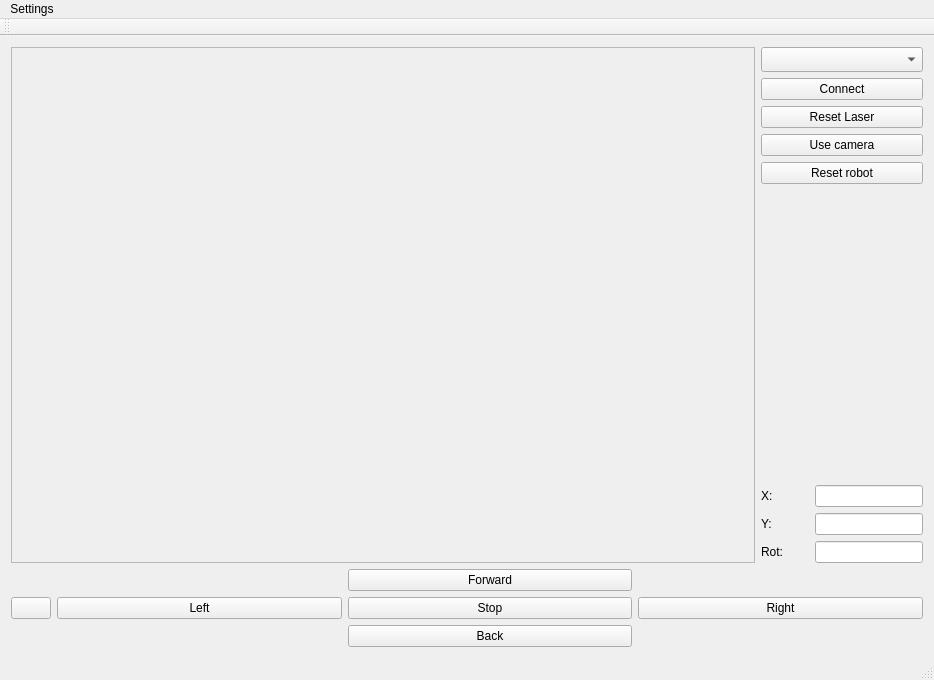
<?xml version="1.0" encoding="UTF-8"?>
<ui version="4.0">
 <class>MainWindow</class>
 <widget class="QMainWindow" name="MainWindow">
  <property name="geometry">
   <rect>
    <x>0</x>
    <y>0</y>
    <width>934</width>
    <height>680</height>
   </rect>
  </property>
  <property name="windowTitle">
   <string>MainWindow</string>
  </property>
  <widget class="QWidget" name="centralWidget">
   <layout class="QGridLayout" name="gridLayout">
    <item row="0" column="5">
     <layout class="QGridLayout" name="topGridLayout">
      <item row="0" column="4">
       <layout class="QVBoxLayout" name="verticalLayout">
        <item>
         <layout class="QVBoxLayout" name="topRightLayout">
          <item alignment="Qt::AlignHCenter">
           <widget class="QComboBox" name="ipComboBox">
            <property name="enabled">
             <bool>true</bool>
            </property>
            <property name="sizePolicy">
             <sizepolicy hsizetype="Fixed" vsizetype="Fixed">
              <horstretch>0</horstretch>
              <verstretch>0</verstretch>
             </sizepolicy>
            </property>
            <property name="minimumSize">
             <size>
              <width>162</width>
              <height>25</height>
             </size>
            </property>
            <property name="maximumSize">
             <size>
              <width>200</width>
              <height>16777215</height>
             </size>
            </property>
            <property name="iconSize">
             <size>
              <width>16</width>
              <height>16</height>
             </size>
            </property>
           </widget>
          </item>
          <item alignment="Qt::AlignHCenter">
           <widget class="QPushButton" name="pushButton_9">
            <property name="sizePolicy">
             <sizepolicy hsizetype="Fixed" vsizetype="Fixed">
              <horstretch>0</horstretch>
              <verstretch>0</verstretch>
             </sizepolicy>
            </property>
            <property name="minimumSize">
             <size>
              <width>162</width>
              <height>0</height>
             </size>
            </property>
            <property name="text">
             <string>Connect</string>
            </property>
           </widget>
          </item>
          <item alignment="Qt::AlignHCenter">
           <widget class="QPushButton" name="pushButton_7">
            <property name="sizePolicy">
             <sizepolicy hsizetype="Fixed" vsizetype="Fixed">
              <horstretch>0</horstretch>
              <verstretch>0</verstretch>
             </sizepolicy>
            </property>
            <property name="minimumSize">
             <size>
              <width>162</width>
              <height>0</height>
             </size>
            </property>
            <property name="text">
             <string>Reset Laser</string>
            </property>
           </widget>
          </item>
          <item alignment="Qt::AlignHCenter">
           <widget class="QPushButton" name="pushButton">
            <property name="sizePolicy">
             <sizepolicy hsizetype="Fixed" vsizetype="Fixed">
              <horstretch>0</horstretch>
              <verstretch>0</verstretch>
             </sizepolicy>
            </property>
            <property name="minimumSize">
             <size>
              <width>162</width>
              <height>0</height>
             </size>
            </property>
            <property name="text">
             <string>Use camera</string>
            </property>
           </widget>
          </item>
          <item alignment="Qt::AlignHCenter">
           <widget class="QPushButton" name="pushButton_8">
            <property name="sizePolicy">
             <sizepolicy hsizetype="Fixed" vsizetype="Fixed">
              <horstretch>0</horstretch>
              <verstretch>0</verstretch>
             </sizepolicy>
            </property>
            <property name="minimumSize">
             <size>
              <width>162</width>
              <height>0</height>
             </size>
            </property>
            <property name="text">
             <string>Reset robot</string>
            </property>
           </widget>
          </item>
         </layout>
        </item>
        <item>
         <spacer name="verticalSpacer_2">
          <property name="orientation">
           <enum>Qt::Vertical</enum>
          </property>
          <property name="sizeHint" stdset="0">
           <size>
            <width>20</width>
            <height>40</height>
           </size>
          </property>
         </spacer>
        </item>
        <item>
         <layout class="QVBoxLayout" name="verticalLayout_2">
          <item>
           <layout class="QGridLayout" name="gridLayout_3">
            <item row="2" column="1">
             <widget class="QLineEdit" name="lineEdit_3">
              <property name="sizePolicy">
               <sizepolicy hsizetype="Fixed" vsizetype="Fixed">
                <horstretch>0</horstretch>
                <verstretch>0</verstretch>
               </sizepolicy>
              </property>
              <property name="focusPolicy">
               <enum>Qt::NoFocus</enum>
              </property>
              <property name="readOnly">
               <bool>true</bool>
              </property>
             </widget>
            </item>
            <item row="3" column="1">
             <widget class="QLineEdit" name="lineEdit_4">
              <property name="sizePolicy">
               <sizepolicy hsizetype="Fixed" vsizetype="Fixed">
                <horstretch>0</horstretch>
                <verstretch>0</verstretch>
               </sizepolicy>
              </property>
              <property name="focusPolicy">
               <enum>Qt::NoFocus</enum>
              </property>
              <property name="readOnly">
               <bool>true</bool>
              </property>
             </widget>
            </item>
            <item row="1" column="0">
             <widget class="QLabel" name="label">
              <property name="text">
               <string>X:</string>
              </property>
             </widget>
            </item>
            <item row="3" column="0">
             <widget class="QLabel" name="label_3">
              <property name="text">
               <string>Rot:</string>
              </property>
             </widget>
            </item>
            <item row="2" column="0">
             <widget class="QLabel" name="label_2">
              <property name="text">
               <string>Y:</string>
              </property>
             </widget>
            </item>
            <item row="1" column="1">
             <widget class="QLineEdit" name="lineEdit_2">
              <property name="sizePolicy">
               <sizepolicy hsizetype="Fixed" vsizetype="Fixed">
                <horstretch>0</horstretch>
                <verstretch>0</verstretch>
               </sizepolicy>
              </property>
              <property name="focusPolicy">
               <enum>Qt::NoFocus</enum>
              </property>
              <property name="readOnly">
               <bool>true</bool>
              </property>
             </widget>
            </item>
           </layout>
          </item>
         </layout>
        </item>
       </layout>
      </item>
      <item row="0" column="2">
       <widget class="QFrame" name="frame">
        <property name="sizePolicy">
         <sizepolicy hsizetype="MinimumExpanding" vsizetype="Expanding">
          <horstretch>0</horstretch>
          <verstretch>0</verstretch>
         </sizepolicy>
        </property>
        <property name="minimumSize">
         <size>
          <width>600</width>
          <height>450</height>
         </size>
        </property>
        <property name="frameShape">
         <enum>QFrame::StyledPanel</enum>
        </property>
        <property name="frameShadow">
         <enum>QFrame::Raised</enum>
        </property>
       </widget>
      </item>
     </layout>
    </item>
    <item row="1" column="5">
     <layout class="QHBoxLayout" name="controllerLayout">
      <item>
       <widget class="QPushButton" name="emgStopButton">
        <property name="text">
         <string/>
        </property>
        <property name="icon">
         <iconset resource="demoRMR.qrc">
          <normaloff>:/img/emergency_stop_button.png</normaloff>:/img/emergency_stop_button.png</iconset>
        </property>
        <property name="iconSize">
         <size>
          <width>100</width>
          <height>100</height>
         </size>
        </property>
       </widget>
      </item>
      <item>
       <layout class="QGridLayout" name="gridLayout_2">
        <item row="1" column="2">
         <widget class="QPushButton" name="pushButton_5">
          <property name="sizePolicy">
           <sizepolicy hsizetype="Expanding" vsizetype="Fixed">
            <horstretch>0</horstretch>
            <verstretch>0</verstretch>
           </sizepolicy>
          </property>
          <property name="text">
           <string>Right</string>
          </property>
         </widget>
        </item>
        <item row="0" column="1">
         <widget class="QPushButton" name="pushButton_2">
          <property name="sizePolicy">
           <sizepolicy hsizetype="Expanding" vsizetype="Fixed">
            <horstretch>0</horstretch>
            <verstretch>0</verstretch>
           </sizepolicy>
          </property>
          <property name="text">
           <string>Forward</string>
          </property>
         </widget>
        </item>
        <item row="1" column="1">
         <widget class="QPushButton" name="pushButton_4">
          <property name="sizePolicy">
           <sizepolicy hsizetype="Expanding" vsizetype="Fixed">
            <horstretch>0</horstretch>
            <verstretch>0</verstretch>
           </sizepolicy>
          </property>
          <property name="text">
           <string>Stop</string>
          </property>
         </widget>
        </item>
        <item row="2" column="1">
         <widget class="QPushButton" name="pushButton_3">
          <property name="sizePolicy">
           <sizepolicy hsizetype="Expanding" vsizetype="Fixed">
            <horstretch>0</horstretch>
            <verstretch>0</verstretch>
           </sizepolicy>
          </property>
          <property name="text">
           <string>Back</string>
          </property>
         </widget>
        </item>
        <item row="1" column="0">
         <widget class="QPushButton" name="pushButton_6">
          <property name="sizePolicy">
           <sizepolicy hsizetype="Expanding" vsizetype="Fixed">
            <horstretch>0</horstretch>
            <verstretch>0</verstretch>
           </sizepolicy>
          </property>
          <property name="text">
           <string>Left</string>
          </property>
         </widget>
        </item>
       </layout>
      </item>
     </layout>
    </item>
   </layout>
  </widget>
  <widget class="QMenuBar" name="menuBar">
   <property name="geometry">
    <rect>
     <x>0</x>
     <y>0</y>
     <width>934</width>
     <height>22</height>
    </rect>
   </property>
   <widget class="QMenu" name="menuSettings">
    <property name="title">
     <string>Settings</string>
    </property>
    <addaction name="changeStyleSheet"/>
   </widget>
   <addaction name="menuSettings"/>
  </widget>
  <widget class="QToolBar" name="mainToolBar">
   <attribute name="toolBarArea">
    <enum>TopToolBarArea</enum>
   </attribute>
   <attribute name="toolBarBreak">
    <bool>false</bool>
   </attribute>
  </widget>
  <widget class="QStatusBar" name="statusBar"/>
  <action name="changeStyleSheet">
   <property name="text">
    <string>Change Style Sheet</string>
   </property>
  </action>
 </widget>
 <layoutdefault spacing="6" margin="11"/>
 <resources>
  <include location="demoRMR.qrc"/>
 </resources>
 <connections/>
</ui>
